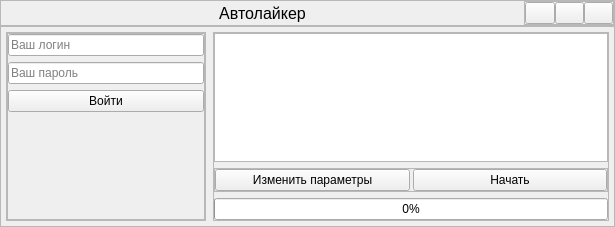
<?xml version="1.0" encoding="UTF-8"?>
<ui version="4.0">
 <class>MainWindow</class>
 <widget class="QMainWindow" name="MainWindow">
  <property name="geometry">
   <rect>
    <x>0</x>
    <y>0</y>
    <width>615</width>
    <height>227</height>
   </rect>
  </property>
  <property name="windowTitle">
   <string>MainWindow</string>
  </property>
  <widget class="QWidget" name="centralwidget">
   <layout class="QVBoxLayout" name="verticalLayout">
    <property name="spacing">
     <number>0</number>
    </property>
    <property name="leftMargin">
     <number>0</number>
    </property>
    <property name="topMargin">
     <number>0</number>
    </property>
    <property name="rightMargin">
     <number>0</number>
    </property>
    <property name="bottomMargin">
     <number>0</number>
    </property>
    <item>
     <widget class="QFrame" name="head_frame">
      <property name="maximumSize">
       <size>
        <width>16777215</width>
        <height>30</height>
       </size>
      </property>
      <property name="frameShape">
       <enum>QFrame::StyledPanel</enum>
      </property>
      <property name="frameShadow">
       <enum>QFrame::Raised</enum>
      </property>
      <layout class="QHBoxLayout" name="horizontalLayout_2">
       <property name="spacing">
        <number>0</number>
       </property>
       <property name="leftMargin">
        <number>0</number>
       </property>
       <property name="topMargin">
        <number>0</number>
       </property>
       <property name="rightMargin">
        <number>0</number>
       </property>
       <property name="bottomMargin">
        <number>0</number>
       </property>
       <item>
        <widget class="QLabel" name="app_name">
         <property name="font">
          <font>
           <pointsize>12</pointsize>
          </font>
         </property>
         <property name="text">
          <string>Автолайкер</string>
         </property>
         <property name="alignment">
          <set>Qt::AlignCenter</set>
         </property>
        </widget>
       </item>
       <item>
        <widget class="QFrame" name="service_buttons">
         <property name="maximumSize">
          <size>
           <width>90</width>
           <height>30</height>
          </size>
         </property>
         <property name="frameShape">
          <enum>QFrame::StyledPanel</enum>
         </property>
         <property name="frameShadow">
          <enum>QFrame::Raised</enum>
         </property>
         <layout class="QHBoxLayout" name="horizontalLayout">
          <property name="spacing">
           <number>0</number>
          </property>
          <property name="leftMargin">
           <number>0</number>
          </property>
          <property name="topMargin">
           <number>0</number>
          </property>
          <property name="rightMargin">
           <number>0</number>
          </property>
          <property name="bottomMargin">
           <number>0</number>
          </property>
          <item>
           <widget class="QPushButton" name="fix_position_butttons">
            <property name="text">
             <string/>
            </property>
           </widget>
          </item>
          <item>
           <widget class="QPushButton" name="minimize_button">
            <property name="text">
             <string/>
            </property>
           </widget>
          </item>
          <item>
           <widget class="QPushButton" name="close_button">
            <property name="text">
             <string/>
            </property>
           </widget>
          </item>
         </layout>
        </widget>
       </item>
      </layout>
     </widget>
    </item>
    <item>
     <widget class="QFrame" name="main_frame">
      <property name="frameShape">
       <enum>QFrame::StyledPanel</enum>
      </property>
      <property name="frameShadow">
       <enum>QFrame::Raised</enum>
      </property>
      <layout class="QHBoxLayout" name="horizontalLayout_4">
       <property name="spacing">
        <number>7</number>
       </property>
       <property name="leftMargin">
        <number>5</number>
       </property>
       <property name="topMargin">
        <number>5</number>
       </property>
       <property name="rightMargin">
        <number>5</number>
       </property>
       <property name="bottomMargin">
        <number>5</number>
       </property>
       <item>
        <widget class="QFrame" name="authorization_frame">
         <property name="maximumSize">
          <size>
           <width>200</width>
           <height>16777215</height>
          </size>
         </property>
         <property name="frameShape">
          <enum>QFrame::StyledPanel</enum>
         </property>
         <property name="frameShadow">
          <enum>QFrame::Raised</enum>
         </property>
         <layout class="QVBoxLayout" name="verticalLayout_4">
          <property name="leftMargin">
           <number>0</number>
          </property>
          <property name="topMargin">
           <number>0</number>
          </property>
          <property name="rightMargin">
           <number>0</number>
          </property>
          <property name="bottomMargin">
           <number>0</number>
          </property>
          <item>
           <widget class="QFrame" name="data_fields">
            <property name="frameShape">
             <enum>QFrame::StyledPanel</enum>
            </property>
            <property name="frameShadow">
             <enum>QFrame::Raised</enum>
            </property>
            <layout class="QVBoxLayout" name="verticalLayout_2">
             <property name="leftMargin">
              <number>0</number>
             </property>
             <property name="topMargin">
              <number>0</number>
             </property>
             <property name="rightMargin">
              <number>0</number>
             </property>
             <property name="bottomMargin">
              <number>0</number>
             </property>
             <item>
              <widget class="QLineEdit" name="login">
               <property name="placeholderText">
                <string>Ваш логин</string>
               </property>
              </widget>
             </item>
             <item>
              <widget class="QLineEdit" name="password">
               <property name="placeholderText">
                <string>Ваш пароль</string>
               </property>
              </widget>
             </item>
             <item>
              <widget class="QPushButton" name="authorize_button">
               <property name="text">
                <string>Войти</string>
               </property>
              </widget>
             </item>
             <item>
              <widget class="QLabel" name="label">
               <property name="sizePolicy">
                <sizepolicy hsizetype="Preferred" vsizetype="Expanding">
                 <horstretch>0</horstretch>
                 <verstretch>0</verstretch>
                </sizepolicy>
               </property>
               <property name="text">
                <string/>
               </property>
               <property name="alignment">
                <set>Qt::AlignHCenter|Qt::AlignTop</set>
               </property>
               <property name="wordWrap">
                <bool>true</bool>
               </property>
              </widget>
             </item>
            </layout>
           </widget>
          </item>
         </layout>
        </widget>
       </item>
       <item>
        <widget class="QFrame" name="like_frame">
         <property name="frameShape">
          <enum>QFrame::StyledPanel</enum>
         </property>
         <property name="frameShadow">
          <enum>QFrame::Raised</enum>
         </property>
         <layout class="QVBoxLayout" name="verticalLayout_3">
          <property name="spacing">
           <number>6</number>
          </property>
          <property name="leftMargin">
           <number>0</number>
          </property>
          <property name="topMargin">
           <number>0</number>
          </property>
          <property name="rightMargin">
           <number>0</number>
          </property>
          <property name="bottomMargin">
           <number>0</number>
          </property>
          <item>
           <widget class="QPlainTextEdit" name="parameters_textbox">
            <property name="readOnly">
             <bool>true</bool>
            </property>
            <property name="plainText">
             <string></string>
            </property>
            <property name="backgroundVisible">
             <bool>false</bool>
            </property>
           </widget>
          </item>
          <item>
           <widget class="QFrame" name="control_buttons">
            <property name="frameShape">
             <enum>QFrame::StyledPanel</enum>
            </property>
            <property name="frameShadow">
             <enum>QFrame::Raised</enum>
            </property>
            <layout class="QHBoxLayout" name="horizontalLayout_3">
             <property name="spacing">
              <number>3</number>
             </property>
             <property name="leftMargin">
              <number>0</number>
             </property>
             <property name="topMargin">
              <number>0</number>
             </property>
             <property name="rightMargin">
              <number>0</number>
             </property>
             <property name="bottomMargin">
              <number>0</number>
             </property>
             <item>
              <widget class="QPushButton" name="change_parameters_button">
               <property name="text">
                <string>Изменить параметры</string>
               </property>
              </widget>
             </item>
             <item>
              <widget class="QPushButton" name="start_button">
               <property name="text">
                <string>Начать</string>
               </property>
              </widget>
             </item>
            </layout>
           </widget>
          </item>
          <item>
           <widget class="QProgressBar" name="progressBar">
            <property name="value">
             <number>0</number>
            </property>
           </widget>
          </item>
         </layout>
        </widget>
       </item>
      </layout>
     </widget>
    </item>
   </layout>
  </widget>
 </widget>
 <resources/>
 <connections/>
</ui>
